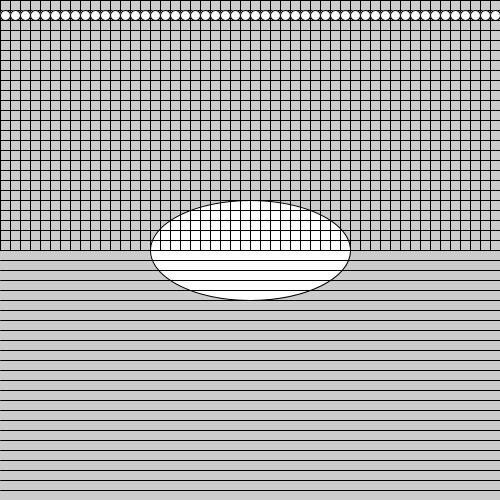
Frame 1 (no input)
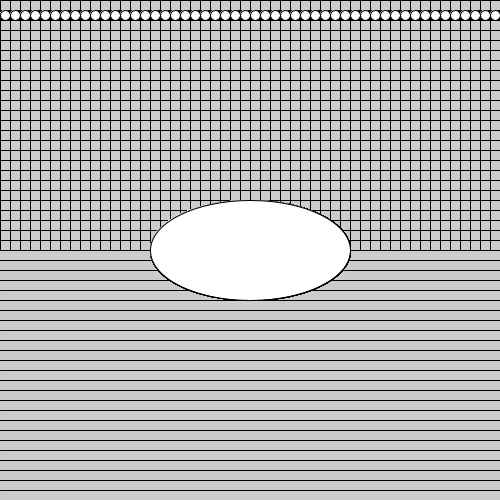
Frame 60 (the mouse pressed at the canvas centre just before this capture)
Frame 120 (the mouse held since frame 60 and released just before this capture): identical to frame 60, image omitted

The Processing sketch that drew these frames (run headless with seeded random() and noise(); from frame 60 on, the mouse is pressed at the canvas centre):

// Processing sketch: mousePressed11_10
// ── mousePressed11_10.pde
int posx;
Boolean robotGrumpy;
int count;

void setup(){
  size(500,500);
  posx=200;
  robotGrumpy= true;
  count = 0;
}

void draw(){
  //background(255);
  if (mousePressed != true){
    ellipse(width/2,height/2,posx,100);
  }
  
  while (count <50){
    line(count*10,0,count*10,height/2);
    line(0,count*10,width,count*10);

    count+=1; 
  }
  
  for (int i= 0; i<50; i++){
    ellipse(i*10+5, 15,10,10);
  }
}
